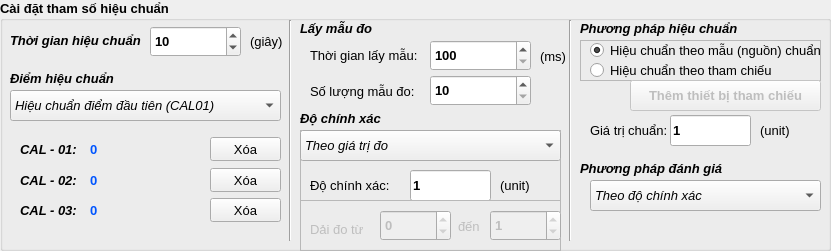
   <widget class="QGroupBox" name="groupBox_setupParameter">
    <property name="geometry">
     <rect>
      <x>10</x>
      <y>550</y>
      <width>831</width>
      <height>251</height>
     </rect>
    </property>
    <property name="font">
     <font>
      <pointsize>10</pointsize>
      <bold>true</bold>
     </font>
    </property>
    <property name="title">
     <string>Cài đặt tham số hiệu chuẩn</string>
    </property>
    <widget class="QSpinBox" name="spinBox_sampleTime">
     <property name="geometry">
      <rect>
       <x>430</x>
       <y>40</y>
       <width>101</width>
       <height>31</height>
      </rect>
     </property>
     <property name="font">
      <font>
       <pointsize>10</pointsize>
       <bold>true</bold>
      </font>
     </property>
     <property name="minimum">
      <number>100</number>
     </property>
     <property name="maximum">
      <number>65000</number>
     </property>
    </widget>
    <widget class="QLabel" name="label_2">
     <property name="geometry">
      <rect>
       <x>310</x>
       <y>45</y>
       <width>111</width>
       <height>20</height>
      </rect>
     </property>
     <property name="font">
      <font>
       <pointsize>10</pointsize>
       <bold>false</bold>
      </font>
     </property>
     <property name="text">
      <string>Thời gian lấy mẫu:</string>
     </property>
    </widget>
    <widget class="QSpinBox" name="spinBox_sampleNumber">
     <property name="geometry">
      <rect>
       <x>430</x>
       <y>75</y>
       <width>101</width>
       <height>31</height>
      </rect>
     </property>
     <property name="font">
      <font>
       <pointsize>10</pointsize>
       <bold>true</bold>
      </font>
     </property>
     <property name="minimum">
      <number>10</number>
     </property>
     <property name="maximum">
      <number>65000</number>
     </property>
     <property name="value">
      <number>10</number>
     </property>
    </widget>
    <widget class="QLabel" name="label_4">
     <property name="geometry">
      <rect>
       <x>310</x>
       <y>81</y>
       <width>111</width>
       <height>20</height>
      </rect>
     </property>
     <property name="font">
      <font>
       <pointsize>10</pointsize>
       <bold>false</bold>
      </font>
     </property>
     <property name="text">
      <string>Số lượng mẫu đo:</string>
     </property>
    </widget>
    <widget class="QLabel" name="label_6">
     <property name="geometry">
      <rect>
       <x>540</x>
       <y>46</y>
       <width>31</width>
       <height>20</height>
      </rect>
     </property>
     <property name="font">
      <font>
       <pointsize>10</pointsize>
       <bold>false</bold>
      </font>
     </property>
     <property name="text">
      <string>(ms)</string>
     </property>
    </widget>
    <widget class="QLabel" name="label_8">
     <property name="geometry">
      <rect>
       <x>300</x>
       <y>20</y>
       <width>81</width>
       <height>16</height>
      </rect>
     </property>
     <property name="font">
      <font>
       <pointsize>10</pointsize>
       <italic>true</italic>
       <bold>true</bold>
      </font>
     </property>
     <property name="text">
      <string>Lấy mẫu đo</string>
     </property>
    </widget>
    <widget class="QLabel" name="label_9">
     <property name="geometry">
      <rect>
       <x>300</x>
       <y>110</y>
       <width>91</width>
       <height>16</height>
      </rect>
     </property>
     <property name="font">
      <font>
       <pointsize>10</pointsize>
       <italic>true</italic>
       <bold>true</bold>
      </font>
     </property>
     <property name="text">
      <string>Độ chính xác</string>
     </property>
    </widget>
    <widget class="QFrame" name="frame">
     <property name="geometry">
      <rect>
       <x>300</x>
       <y>130</y>
       <width>261</width>
       <height>71</height>
      </rect>
     </property>
     <property name="frameShape">
      <enum>QFrame::StyledPanel</enum>
     </property>
     <property name="frameShadow">
      <enum>QFrame::Raised</enum>
     </property>
     <widget class="QLineEdit" name="lineEdit_accuracy">
      <property name="geometry">
       <rect>
        <x>110</x>
        <y>40</y>
        <width>81</width>
        <height>31</height>
       </rect>
      </property>
      <property name="text">
       <string>1</string>
      </property>
     </widget>
     <widget class="QComboBox" name="comboBox_accuracySelect">
      <property name="geometry">
       <rect>
        <x>0</x>
        <y>0</y>
        <width>261</width>
        <height>31</height>
       </rect>
      </property>
      <property name="font">
       <font>
        <pointsize>10</pointsize>
        <italic>true</italic>
        <bold>false</bold>
       </font>
      </property>
      <item>
       <property name="text">
        <string>Theo giá trị đo</string>
       </property>
      </item>
      <item>
       <property name="text">
        <string>Theo phần trăm (%RD - reading)</string>
       </property>
      </item>
      <item>
       <property name="text">
        <string>Theo toàn thang đo (%FS - fullscale)</string>
       </property>
      </item>
     </widget>
     <widget class="QLabel" name="label_15">
      <property name="geometry">
       <rect>
        <x>10</x>
        <y>45</y>
        <width>81</width>
        <height>20</height>
       </rect>
      </property>
      <property name="font">
       <font>
        <pointsize>10</pointsize>
        <bold>false</bold>
       </font>
      </property>
      <property name="text">
       <string>Độ chính xác:</string>
      </property>
     </widget>
     <widget class="QLabel" name="label_accuracyUnit">
      <property name="geometry">
       <rect>
        <x>200</x>
        <y>45</y>
        <width>61</width>
        <height>20</height>
       </rect>
      </property>
      <property name="font">
       <font>
        <pointsize>10</pointsize>
        <bold>false</bold>
       </font>
      </property>
      <property name="text">
       <string>(unit)</string>
      </property>
     </widget>
    </widget>
    <widget class="Line" name="line_6">
     <property name="geometry">
      <rect>
       <x>280</x>
       <y>20</y>
       <width>20</width>
       <height>221</height>
      </rect>
     </property>
     <property name="orientation">
      <enum>Qt::Vertical</enum>
     </property>
    </widget>
    <widget class="QLabel" name="label_12">
     <property name="geometry">
      <rect>
       <x>580</x>
       <y>20</y>
       <width>171</width>
       <height>16</height>
      </rect>
     </property>
     <property name="font">
      <font>
       <pointsize>10</pointsize>
       <italic>true</italic>
       <bold>true</bold>
      </font>
     </property>
     <property name="text">
      <string>Phương pháp hiệu chuẩn</string>
     </property>
    </widget>
    <widget class="QFrame" name="frame_2">
     <property name="geometry">
      <rect>
       <x>580</x>
       <y>40</y>
       <width>241</width>
       <height>41</height>
      </rect>
     </property>
     <property name="frameShape">
      <enum>QFrame::StyledPanel</enum>
     </property>
     <property name="frameShadow">
      <enum>QFrame::Raised</enum>
     </property>
     <widget class="QRadioButton" name="radioButton_standardSample">
      <property name="geometry">
       <rect>
        <x>10</x>
        <y>0</y>
        <width>241</width>
        <height>20</height>
       </rect>
      </property>
      <property name="font">
       <font>
        <pointsize>10</pointsize>
        <bold>false</bold>
       </font>
      </property>
      <property name="text">
       <string>Hiệu chuẩn theo mẫu (nguồn) chuẩn</string>
      </property>
      <property name="checked">
       <bool>true</bool>
      </property>
     </widget>
     <widget class="QRadioButton" name="radioButton_referenceSample">
      <property name="geometry">
       <rect>
        <x>10</x>
        <y>20</y>
        <width>201</width>
        <height>20</height>
       </rect>
      </property>
      <property name="font">
       <font>
        <pointsize>10</pointsize>
        <bold>false</bold>
       </font>
      </property>
      <property name="text">
       <string>Hiệu chuẩn theo tham chiếu</string>
      </property>
     </widget>
    </widget>
    <widget class="Line" name="line_7">
     <property name="geometry">
      <rect>
       <x>560</x>
       <y>20</y>
       <width>20</width>
       <height>221</height>
      </rect>
     </property>
     <property name="orientation">
      <enum>Qt::Vertical</enum>
     </property>
    </widget>
    <widget class="QComboBox" name="comboBox_calibPointSelect">
     <property name="geometry">
      <rect>
       <x>10</x>
       <y>90</y>
       <width>271</width>
       <height>31</height>
      </rect>
     </property>
     <property name="font">
      <font>
       <pointsize>10</pointsize>
       <italic>true</italic>
       <bold>false</bold>
      </font>
     </property>
     <item>
      <property name="text">
       <string>Hiệu chuẩn điểm đầu tiên (CAL01)</string>
      </property>
     </item>
     <item>
      <property name="text">
       <string>Hiệu chuẩn điểm thứ hai (CAL02)</string>
      </property>
     </item>
     <item>
      <property name="text">
       <string>Hiệu xuẩn điểm thứ ba (CAL03)</string>
      </property>
     </item>
    </widget>
    <widget class="QLabel" name="label_13">
     <property name="geometry">
      <rect>
       <x>10</x>
       <y>70</y>
       <width>161</width>
       <height>16</height>
      </rect>
     </property>
     <property name="font">
      <font>
       <pointsize>10</pointsize>
       <italic>true</italic>
       <bold>true</bold>
      </font>
     </property>
     <property name="text">
      <string>Điểm hiệu chuẩn</string>
     </property>
    </widget>
    <widget class="QFrame" name="frame_range">
     <property name="enabled">
      <bool>false</bool>
     </property>
     <property name="geometry">
      <rect>
       <x>300</x>
       <y>200</y>
       <width>261</width>
       <height>51</height>
      </rect>
     </property>
     <property name="frameShape">
      <enum>QFrame::StyledPanel</enum>
     </property>
     <property name="frameShadow">
      <enum>QFrame::Raised</enum>
     </property>
     <widget class="QSpinBox" name="spinBox_rangeMax">
      <property name="geometry">
       <rect>
        <x>190</x>
        <y>10</y>
        <width>71</width>
        <height>31</height>
       </rect>
      </property>
      <property name="font">
       <font>
        <pointsize>10</pointsize>
        <bold>true</bold>
       </font>
      </property>
      <property name="minimum">
       <number>-99999999</number>
      </property>
      <property name="maximum">
       <number>99999999</number>
      </property>
      <property name="value">
       <number>1</number>
      </property>
     </widget>
     <widget class="QLabel" name="label_10">
      <property name="geometry">
       <rect>
        <x>10</x>
        <y>19</y>
        <width>61</width>
        <height>20</height>
       </rect>
      </property>
      <property name="font">
       <font>
        <pointsize>10</pointsize>
        <bold>false</bold>
       </font>
      </property>
      <property name="text">
       <string>Dải đo từ</string>
      </property>
     </widget>
     <widget class="QSpinBox" name="spinBox_rangeMin">
      <property name="geometry">
       <rect>
        <x>80</x>
        <y>10</y>
        <width>71</width>
        <height>31</height>
       </rect>
      </property>
      <property name="font">
       <font>
        <pointsize>10</pointsize>
        <bold>true</bold>
       </font>
      </property>
      <property name="minimum">
       <number>-99999999</number>
      </property>
      <property name="maximum">
       <number>99999999</number>
      </property>
      <property name="value">
       <number>0</number>
      </property>
     </widget>
     <widget class="QLabel" name="label_11">
      <property name="geometry">
       <rect>
        <x>158</x>
        <y>16</y>
        <width>31</width>
        <height>20</height>
       </rect>
      </property>
      <property name="font">
       <font>
        <pointsize>10</pointsize>
        <bold>false</bold>
       </font>
      </property>
      <property name="text">
       <string>đến</string>
      </property>
     </widget>
    </widget>
    <widget class="QPushButton" name="pushButton_addDeviceRef">
     <property name="enabled">
      <bool>false</bool>
     </property>
     <property name="geometry">
      <rect>
       <x>630</x>
       <y>80</y>
       <width>191</width>
       <height>31</height>
      </rect>
     </property>
     <property name="text">
      <string>Thêm thiết bị tham chiếu</string>
     </property>
    </widget>
    <widget class="QLineEdit" name="lineEdit_standardValue">
     <property name="geometry">
      <rect>
       <x>670</x>
       <y>115</y>
       <width>81</width>
       <height>31</height>
      </rect>
     </property>
     <property name="text">
      <string>1</string>
     </property>
    </widget>
    <widget class="QLabel" name="label_14">
     <property name="geometry">
      <rect>
       <x>590</x>
       <y>120</y>
       <width>81</width>
       <height>20</height>
      </rect>
     </property>
     <property name="font">
      <font>
       <pointsize>10</pointsize>
       <bold>false</bold>
      </font>
     </property>
     <property name="text">
      <string>Giá trị chuẩn:</string>
     </property>
    </widget>
    <widget class="QLabel" name="label_standartValueUnit">
     <property name="geometry">
      <rect>
       <x>760</x>
       <y>120</y>
       <width>61</width>
       <height>20</height>
      </rect>
     </property>
     <property name="font">
      <font>
       <pointsize>10</pointsize>
       <bold>false</bold>
      </font>
     </property>
     <property name="text">
      <string>(unit)</string>
     </property>
    </widget>
    <widget class="QLabel" name="label_22">
     <property name="geometry">
      <rect>
       <x>580</x>
       <y>160</y>
       <width>171</width>
       <height>16</height>
      </rect>
     </property>
     <property name="font">
      <font>
       <pointsize>10</pointsize>
       <italic>true</italic>
       <bold>true</bold>
      </font>
     </property>
     <property name="text">
      <string>Phương pháp đánh giá</string>
     </property>
    </widget>
    <widget class="QComboBox" name="comboBox_evaluateSelect">
     <property name="geometry">
      <rect>
       <x>590</x>
       <y>180</y>
       <width>231</width>
       <height>31</height>
      </rect>
     </property>
     <property name="font">
      <font>
       <pointsize>10</pointsize>
       <italic>true</italic>
       <bold>false</bold>
      </font>
     </property>
     <item>
      <property name="text">
       <string>Theo độ chính xác</string>
      </property>
     </item>
     <item>
      <property name="text">
       <string>Theo độ lệch chuẩn</string>
      </property>
     </item>
    </widget>
    <widget class="QLabel" name="label_7">
     <property name="geometry">
      <rect>
       <x>250</x>
       <y>31</y>
       <width>41</width>
       <height>20</height>
      </rect>
     </property>
     <property name="font">
      <font>
       <pointsize>10</pointsize>
       <bold>false</bold>
      </font>
     </property>
     <property name="text">
      <string>(giây)</string>
     </property>
    </widget>
    <widget class="QLabel" name="label_5">
     <property name="geometry">
      <rect>
       <x>10</x>
       <y>30</y>
       <width>141</width>
       <height>20</height>
      </rect>
     </property>
     <property name="font">
      <font>
       <pointsize>10</pointsize>
       <italic>true</italic>
       <bold>true</bold>
      </font>
     </property>
     <property name="text">
      <string>Thời gian hiệu chuẩn</string>
     </property>
    </widget>
    <widget class="QSpinBox" name="spinBox_calibTime">
     <property name="geometry">
      <rect>
       <x>150</x>
       <y>26</y>
       <width>91</width>
       <height>31</height>
      </rect>
     </property>
     <property name="font">
      <font>
       <pointsize>10</pointsize>
       <bold>true</bold>
      </font>
     </property>
     <property name="minimum">
      <number>1</number>
     </property>
     <property name="maximum">
      <number>65000</number>
     </property>
     <property name="value">
      <number>10</number>
     </property>
    </widget>
    <widget class="QLabel" name="label_23">
     <property name="geometry">
      <rect>
       <x>20</x>
       <y>200</y>
       <width>61</width>
       <height>20</height>
      </rect>
     </property>
     <property name="font">
      <font>
       <pointsize>10</pointsize>
       <italic>true</italic>
       <bold>true</bold>
      </font>
     </property>
     <property name="text">
      <string>CAL - 03:</string>
     </property>
    </widget>
    <widget class="QLabel" name="label_24">
     <property name="geometry">
      <rect>
       <x>20</x>
       <y>139</y>
       <width>61</width>
       <height>20</height>
      </rect>
     </property>
     <property name="font">
      <font>
       <pointsize>10</pointsize>
       <italic>true</italic>
       <bold>true</bold>
      </font>
     </property>
     <property name="text">
      <string>CAL - 01:</string>
     </property>
    </widget>
    <widget class="QLabel" name="label_calibCAL02">
     <property name="geometry">
      <rect>
       <x>90</x>
       <y>170</y>
       <width>111</width>
       <height>20</height>
      </rect>
     </property>
     <property name="font">
      <font>
       <pointsize>10</pointsize>
       <bold>true</bold>
      </font>
     </property>
     <property name="styleSheet">
      <string notr="true">color: rgb(0, 85, 255);</string>
     </property>
     <property name="text">
      <string>0</string>
     </property>
    </widget>
    <widget class="QLabel" name="label_calibCAL01">
     <property name="geometry">
      <rect>
       <x>90</x>
       <y>139</y>
       <width>111</width>
       <height>20</height>
      </rect>
     </property>
     <property name="font">
      <font>
       <pointsize>10</pointsize>
       <bold>true</bold>
      </font>
     </property>
     <property name="styleSheet">
      <string notr="true">color: rgb(0, 85, 255);</string>
     </property>
     <property name="text">
      <string>0</string>
     </property>
    </widget>
    <widget class="QLabel" name="label_calibCAL03">
     <property name="geometry">
      <rect>
       <x>90</x>
       <y>200</y>
       <width>111</width>
       <height>20</height>
      </rect>
     </property>
     <property name="font">
      <font>
       <pointsize>10</pointsize>
       <bold>true</bold>
      </font>
     </property>
     <property name="styleSheet">
      <string notr="true">color: rgb(0, 85, 255);</string>
     </property>
     <property name="text">
      <string>0</string>
     </property>
    </widget>
    <widget class="QLabel" name="label_25">
     <property name="geometry">
      <rect>
       <x>20</x>
       <y>170</y>
       <width>61</width>
       <height>20</height>
      </rect>
     </property>
     <property name="font">
      <font>
       <pointsize>10</pointsize>
       <italic>true</italic>
       <bold>true</bold>
      </font>
     </property>
     <property name="text">
      <string>CAL - 02:</string>
     </property>
    </widget>
    <widget class="QPushButton" name="pushButton_clearCalibOne">
     <property name="geometry">
      <rect>
       <x>210</x>
       <y>137</y>
       <width>71</width>
       <height>24</height>
      </rect>
     </property>
     <property name="font">
      <font>
       <pointsize>10</pointsize>
       <bold>false</bold>
      </font>
     </property>
     <property name="text">
      <string>Xóa</string>
     </property>
    </widget>
    <widget class="QPushButton" name="pushButton_clearCalibTwo">
     <property name="geometry">
      <rect>
       <x>210</x>
       <y>168</y>
       <width>71</width>
       <height>24</height>
      </rect>
     </property>
     <property name="font">
      <font>
       <pointsize>10</pointsize>
       <bold>false</bold>
      </font>
     </property>
     <property name="text">
      <string>Xóa</string>
     </property>
    </widget>
    <widget class="QPushButton" name="pushButton_clearCalibThree">
     <property name="geometry">
      <rect>
       <x>210</x>
       <y>198</y>
       <width>71</width>
       <height>24</height>
      </rect>
     </property>
     <property name="font">
      <font>
       <pointsize>10</pointsize>
       <bold>false</bold>
      </font>
     </property>
     <property name="text">
      <string>Xóa</string>
     </property>
    </widget>
   </widget>
